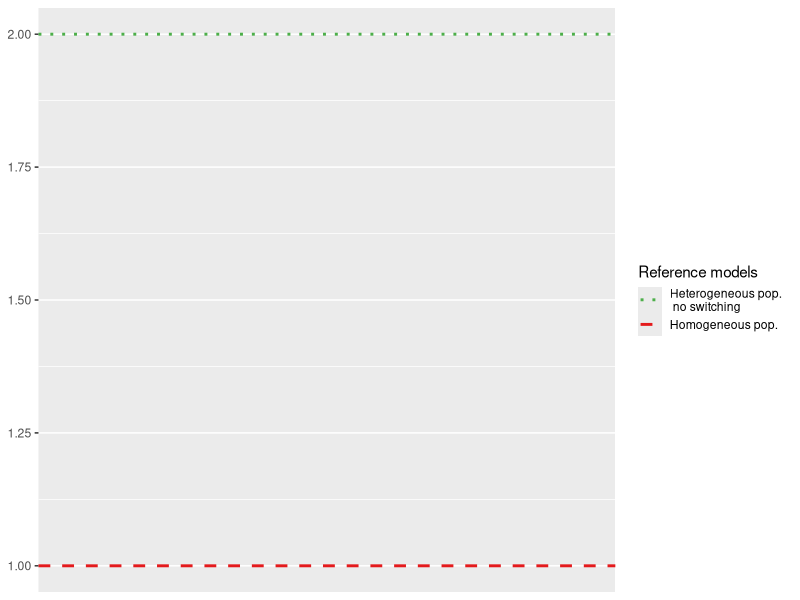

Write R code to recreate this figure.
library(ggplot2)
p <- ggplot() +
  geom_hline(aes(yintercept=1, linetype="Homogeneous pop."), color="#E41A1C", size=1) +
  geom_hline(aes(yintercept=2, linetype="Heterogeneous pop. \n no switching"), color="#4DAF4A", size=1) +
  scale_linetype_manual(
    name = "Reference models",
    values = c("Homogeneous pop." = "dashed", "Heterogeneous pop. \n no switching" = "dotted"),
    guide = guide_legend(override.aes = list(colour = c("#4DAF4A", "#E41A1C")))
  )
ggsave("dummy_output.png", p)
